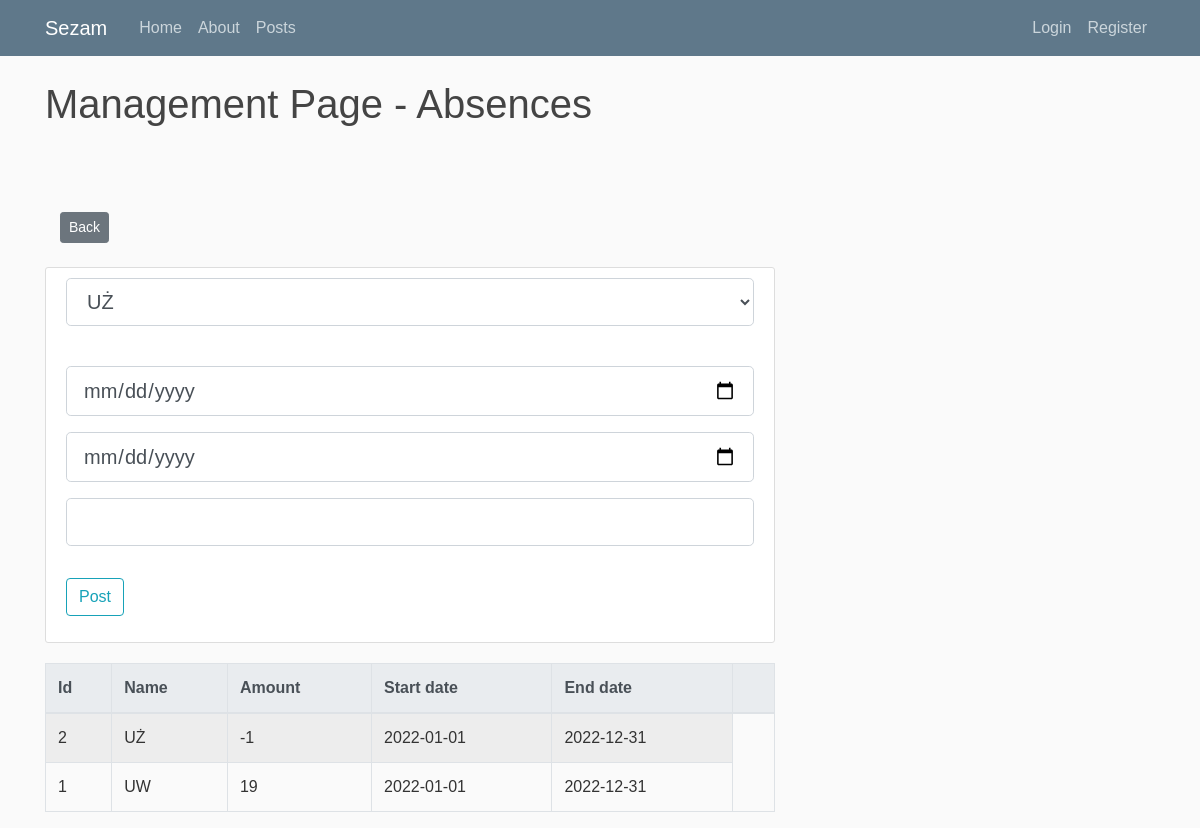
Page /mgmt_absence_add_limit/2 on the committed database.
### sezam.py (models this page shows, shortened)
class User_Absence_Limit(db.Model):
    id = db.Column(db.Integer, primary_key=True)
    id_absence = db.Column(db.String(100), nullable=False)
    name = db.Column(db.String(100), nullable=False)
    start_date = db.Column(db.String(100), nullable=False)
    end_date = db.Column(db.String(100), nullable=False)
    amount = db.Column(db.String(100), default='')
    user_id = db.Column(db.Integer, db.ForeignKey('user.id'), nullable=False)

### sezam.py (the view, shortened to what this page needs)
@app.route("/mgmt_absence_add_limit/<int:user_id>", methods=['GET','POST'])
def mgmt_absence_add_limit(user_id):
    user = User.query.filter_by(id=user_id).first_or_404()
    user_info_view = User_info.query.filter_by(user_id=user_id).first()
    absences=Absence.query.filter_by(status='Active').order_by(Absence.id.desc())
    absence_limits = User_Absence_Limit.query.filter_by(user_id=user_id).order_by(User_Absence_Limit.name.desc())
    return render_template('mgmt_absence_add_limit.html', user_info_view=user_info_view, user=user, absences=absences, absence_limits=absence_limits,)

### templates/mgmt_absence_add_limit.html
{% extends "layout.html" %}
{% block content %}
<h1>Management Page - Absences</h1><br><br>
<div class="container">
    <br><a class="btn btn-secondary btn-sm mt-1" href="{{ url_for('mgmt_hr') }}">Back </a><br><br>
</div>
<div class="content-section">
    <form method="POST" action="">
        <fieldset class="form-group">
            <div class="form-group">
                <select name="absence_item" class="form-control form-control-lg">
                    {% for absence in absences %}
                    <option ="{{ absence.name }}" >{{ absence.name }}</option>
                    {% endfor %}
                    </select> <br>
            </div>
            <div class="form-group">
                <input type="date" name="start_date" class="form-control form-control-lg">
            </div>
            <div class="form-group">
                <input type="date" name="end_date" class="form-control form-control-lg">
            </div>
            <div class="form-group">
                <input type="textbox" name="amount" class="form-control form-control-lg">
            </div>
        </fieldset>
        <div class="form-group">
            <input type="submit" name="btn" value="Post"  class="btn btn-outline-info">
        </div>
    </form>
</div>
<table id="example" class="table table-striped table-bordered" style="width:100%">
    <thead class="thead-light">
    <tr>
        <th>Id</td>
        <th>Name</td>
        <th>Amount</td>
        <th>Start date</td>
        <th>End date</td>
        <th></td>
      </tr>
    </thead>
    <tbody>
      {% for absence_limit in absence_limits %}
      <tr>
          <td>{{ absence_limit.id }}</td>
          <td>{{ absence_limit.name }}</td>
          <td>{{ absence_limit.amount }}</td>
          <td>{{ absence_limit.start_date }}</td>
          <td>{{ absence_limit.end_date }}</td>
      </tr>
      {% endfor %}
    </tbody>
</table>
{% endblock content %}

### static/main.css (style rules this page uses)
body { background: #fafafa; color: #333333; margin-top: 5rem; }
h1, h2, h3, h4, h5, h6 { color: #444444; }
.content-section { background: #ffffff; padding: 10px 20px; border: 1px solid #dddddd; border-radius: 3px; margin-bottom: 20px; }
body { font-family: Verdana, sans-serif; }

### rows in the picture
User_Absence_Limit: id "2", name "UŻ", amount "-1", start_date "2022-01-01", end_date "2022-12-31"
User_Absence_Limit: id "1", name "UW", amount "19", start_date "2022-01-01", end_date "2022-12-31"

### other values in the picture
form field absence_item "UŻ"
